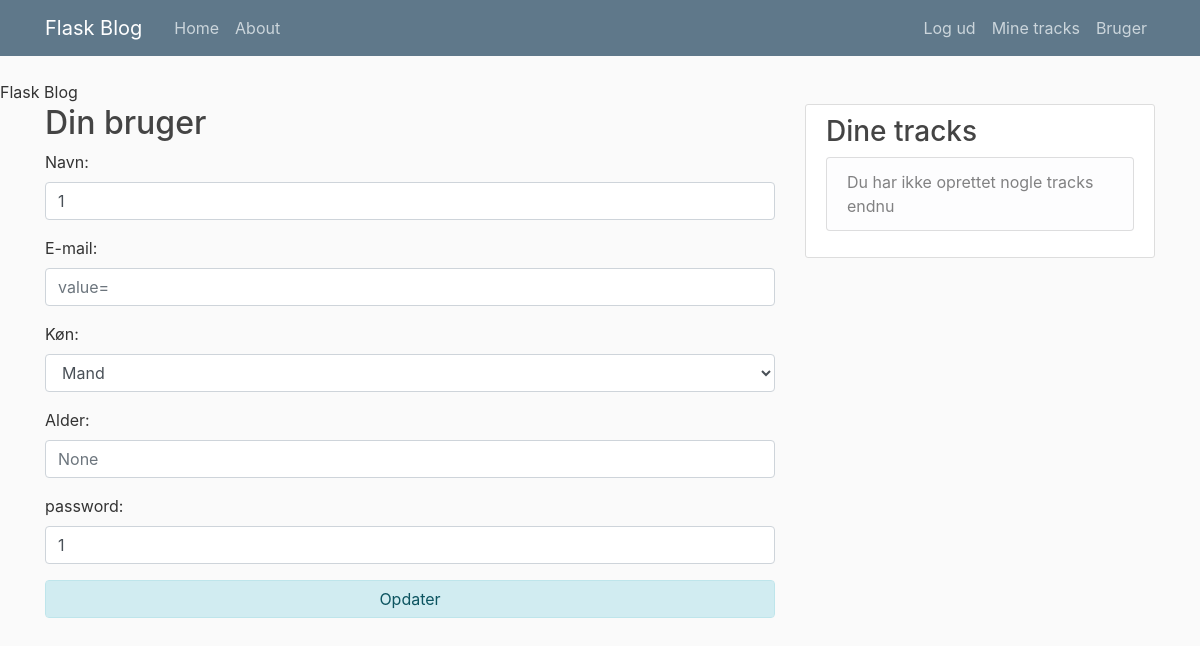
Before: /user (signed in) with the older database file.
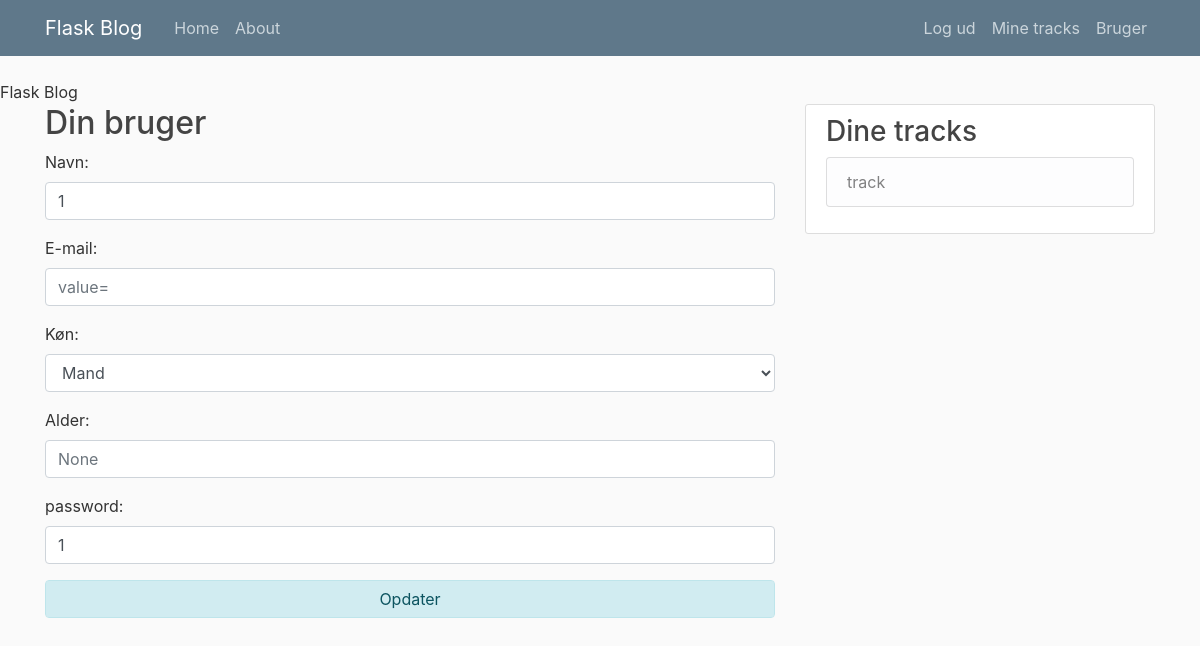
After: the same page with the newer database file.
### tables this page shows
CREATE TABLE tracks(
                               Id INTEGER PRIMARY KEY AUTOINCREMENT,
                               user_id INTEGER,
                               name TEXT,
                               unit TEXT,
                               type INTEGER,
                               createdate TEXT,
                               scalesize INT
                               );

### main.py (the view)
@app.route("/user")
def user():
    c = get_db().cursor()
    c.execute('''
              SELECT * FROM users WHERE Id=?
              ''',(session['currentuser'],))
    userinfo = []
    for i in c:
        userinfo = i
    print(userinfo)
    return my_render("user.html", userinfo = userinfo)

### main.py (called while the page is built)
def get_login_status():
    return 'currentuser' in session

def my_render(template, **kwargs):
    login_status = get_login_status()
    tracks=get_tracks()
    if len(tracks) < 1:
        noTracks = True
    else:
        noTracks = False
    return render_template(template, tracks=tracks, noTracks=noTracks, loggedin=login_status, **kwargs)

def get_tracks():
    c = get_db().cursor()
    if 'currentuser' in session:
        c.execute('''
              SELECT * FROM tracks WHERE user_id=?
              ''',(session['currentuser'],))
    tracks = []
    for track in c:
        tracks.append(track)
    return tracks

def get_db():
    db = g.get("_database", None)
    if db is None:
        db = g._database = sqlite3.connect(DATABASE)
    return db

@app.teardown_appcontext
def close_connection(exception):
    db = getattr(g,"_database", None)
    if db is not None:
        db.close()

### templates/user.html (shortened to what this page needs)
{% extends "layout.html" %}
{% block content %}
<form onsubmit="return submit(this);" id="update" name="login_form" role="form" style="display: block;" action="update_user" method="post">
    <h2>Din bruger</h2>
      <div class="form-group">
         <label for="username">Navn:</label>
         <input type="text" name="username" id="username" tabindex="1" class="form-control" placeholder={{userinfo[1] }} value={{userinfo[1] }}>
      </div>
      <div class="form-group">
         <label for="email">E-mail:</label>
         <input type="email" name="email" id="email" tabindex="2" class="form-control" placeholder={{userinfo[5] }} value={{userinfo[5] }}>
      </div>
      <div class="form-group">
         <label for="age">Køn:</label>
         <select name="age" id="age" tabindex="3" class="form-control" value={{ userinfo[3] }}>
          <option value="0">Mand</option>
        </select>
      </div>
      <div class="form-group">
         <label for="sex">Alder:</label>
         <input type="number" name="sex" id="sex" tabindex="4" class="form-control" placeholder={{userinfo[2] }} value={{userinfo[2] }}>
      </div>
      <div class="form-group">
         <label for="password" class="">password:</label>
         <input type="text" name="password" id="password" tabindex="1" class="form-control" placeholder={{userinfo[4] }} value={{userinfo[4] }}>
      </div>
      <div class="col-xs-6 form-group pull-right">
        <button type="submit" name="update" id="update" tabindex="4" class="form-control btn btn-login alert-info">Opdater </button>
      </div>
    </form>
{% endblock content %}

### templates/layout.html (shortened to what this page needs)
<!DOCTYPE html>
<html>
<head>
    <link rel="stylesheet" href="https://maxcdn.bootstrapcdn.com/bootstrap/4.0.0/css/bootstrap.min.css">
     <link rel="stylesheet" type="text/css" href="{{ url_for("static", filename="main.css") }}"
    {% if title %}
        <title>Flask BLog - {{title}}</title>
    {% else %}
        <title>Flask Blog</title>
    {% endif %}
</head>
<body>
    <header class="site-header">
      <nav class="navbar navbar-expand-md navbar-dark bg-steel fixed-top">
        <div class="container">
          <a class="navbar-brand mr-4" href="/">Flask Blog</a>
          <div class="collapse navbar-collapse" id="navbarToggle">
            <div class="navbar-nav mr-auto">
              <a class="nav-item nav-link" href="/">Home</a>
              <a class="nav-item nav-link" href="/about">About</a>
            </div>
            <div class="navbar-nav">
              {% if loggedin == True %}
                <a class="nav-item nav-link" href="/logout">Log ud</a>
                <a class="nav-item nav-link" href="/my_tracks">Mine tracks</a>
                <a class="nav-item nav-link" href="/user">Bruger</a>
              {% else %}
                <a class="nav-item nav-link" href="/login">Login</a>
                <a class="nav-item nav-link" href="/register">Register</a>
              {% endif %}
            </div>
          </div>
        </div>
      </nav>
    </header>
    <main role="main" class="container">
      <div class="row">
        <div class="col-md-8">
          {% block content %}{% endblock %}
        </div>
        <div class="col-md-4">
          <div class="content-section">
          {% if loggedin == True %}
            {% if noTracks == False %}
            <h3>Dine tracks</h3>
              <ul class="list-group">
              {% for track in tracks %}
                <a class="list-group-item list-group-item-light" href="#">{{ track[2] }}</a>
                {% endfor %}
              </ul>
            {% else %}
            <h3>Dine tracks</h3>
              <ul class="list-group">
                <li class="list-group-item list-group-item-light">Du har ikke oprettet nogle tracks endnu</li>
              </ul>
            {% endif %}
          {% endif %}
          </div>
        </div>
      </div>
    </main>
</body>
</html>

Changed rows visible on the page:
added tracks: name "track"
Other visible differences:
text no longer shown: "Du har ikke oprettet nogle tracks endnu"
